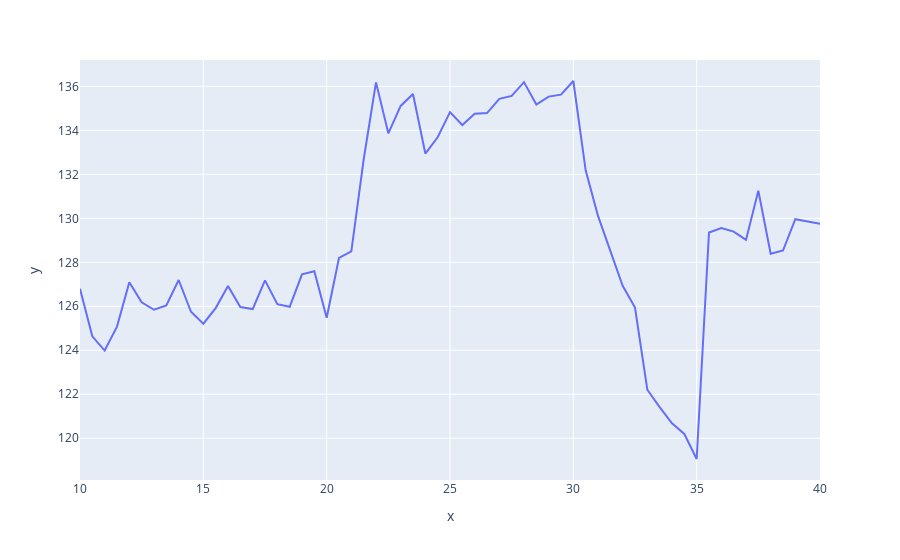

Notebook code for this chart:
### Code cell
fig = px.line(x = t, y = v)
fig.show()

### Figure 1 — Plotly figure (JSON) as saved in the notebook; plotly's stock layout.template omitted (floating-point values rounded to 4 significant figures)
{"data": [{"hovertemplate": "x=%{x}<br>y=%{y}<extra></extra>", "legendgroup": "", "line": {"color": "#636efa", "dash": "solid"}, "marker": {"symbol": "circle"}, "mode": "lines", "name": "", "orientation": "v", "showlegend": false, "type": "scatter", "x": [10, 10.5, 11, 11.5, 12, 12.5, 13, 13.5, 14, 14.5, 15, 15.5, 16, 16.5, 17, 17.5, 18, 18.5, 19, 19.5, 20, 20.5, 21, 21.5, 22, 22.5, 23, 23.5, 24, 24.5, 25, 25.5, 26, 26.5, 27, 27.5, 28, 28.5, 29, 29.5, 30, 30.5, 31, 31.5, 32, 32.5, 33, 33.5, 34, 34.5, 35, 35.5, 36, 36.5, 37, 37.5, 38, 38.5, 39, 39.5, 40], "xaxis": "x", "y": [126.8, 124.6, 124.0, 125.1, 127.1, 126.2, 125.8, 126.0, 127.2, 125.7, 125.2, 125.9, 126.9, 126.0, 125.9, 127.2, 126.1, 126.0, 127.5, 127.6, 125.5, 128.2, 128.5, 132.7, 136.2, 133.9, 135.1, 135.7, 132.9, 133.7, 134.8, 134.2, 134.8, 134.8, 135.4, 135.6, 136.2, 135.2, 135.5, 135.6, 136.2, 132.2, 130.1, 128.5, 126.9, 125.9, 122.2, 121.4, 120.7, 120.2, 119.1, 129.4, 129.6, 129.4, 129.0, 131.3, 128.4, 128.5, 130.0, 129.9, 129.8], "yaxis": "y"}], "layout": {"legend": {"tracegroupgap": 0}, "margin": {"t": 60}, "xaxis": {"anchor": "y", "domain": [0, 1], "title": {"text": "x"}}, "yaxis": {"anchor": "x", "domain": [0, 1], "title": {"text": "y"}}}}
